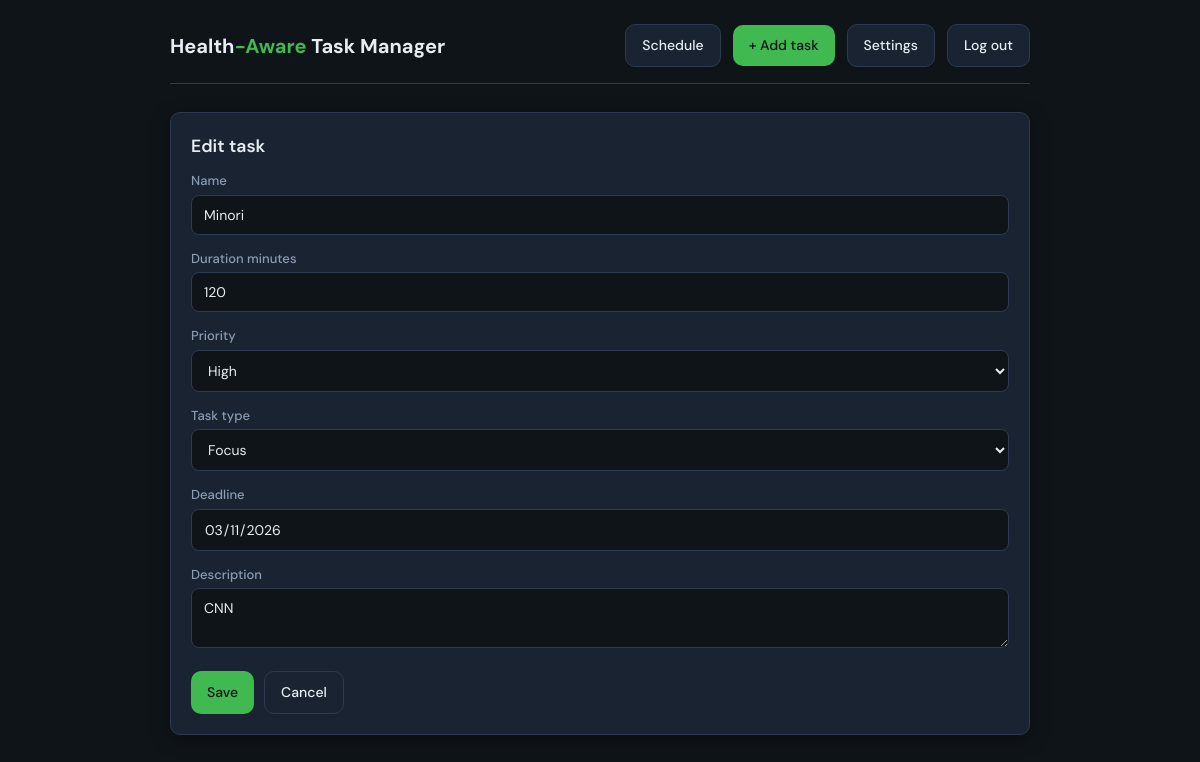
The page /task/4/edit/ (signed in) on the database as committed earlier.
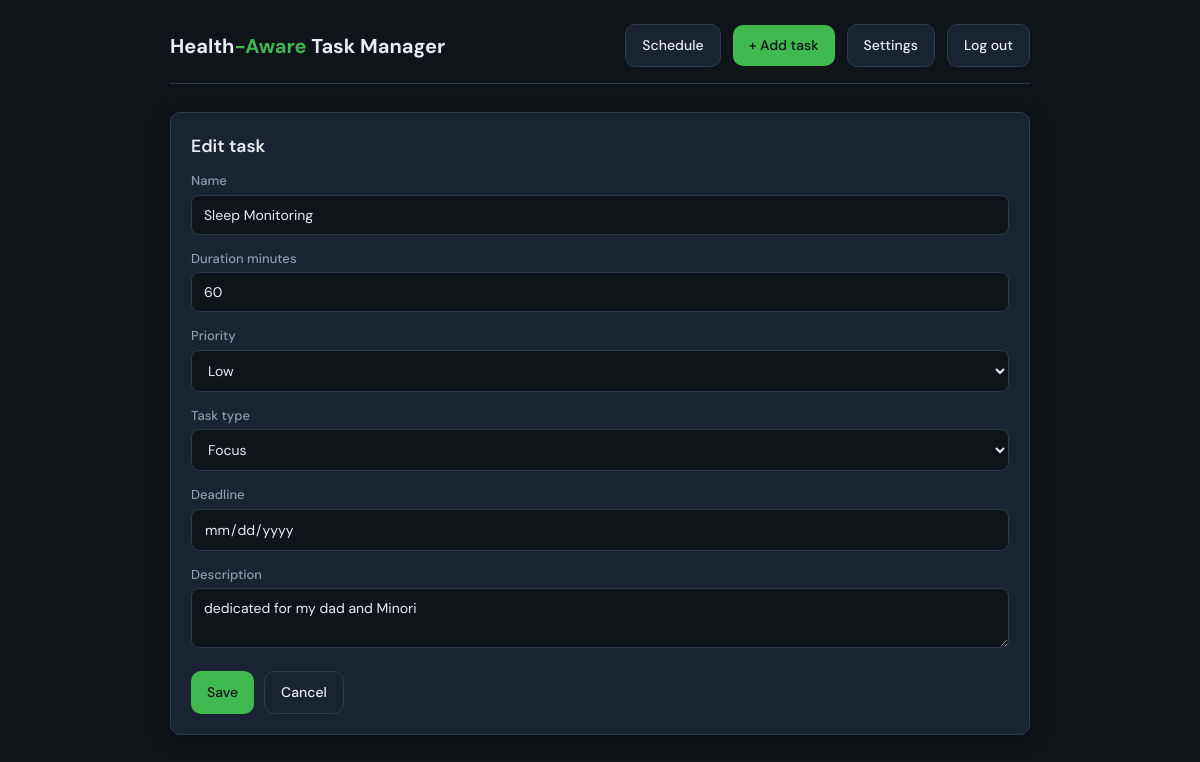
The same page on the database as committed later.
### tasks/models.py (models this page shows, shortened)
class Task(models.Model):
    PRIORITY_CHOICES = [
        ('high', 'High'),
        ('medium', 'Medium'),
        ('low', 'Low'),
    ]
    TASK_TYPE_CHOICES = [
        ('focus', 'Focus'),
        ('meeting', 'Meeting'),
        ('admin', 'Admin'),
        ('creative', 'Creative'),
        ('learning', 'Learning'),
    ]
    name = models.CharField(max_length=200)
    duration_minutes = models.PositiveIntegerField()
    priority = models.CharField(max_length=10, choices=PRIORITY_CHOICES, default='medium')
    task_type = models.CharField(max_length=20, choices=TASK_TYPE_CHOICES, default='focus')
    deadline = models.DateField(null=True, blank=True)
    description = models.TextField(blank=True)
    completed = models.BooleanField(default=False)
    created_at = models.DateTimeField(auto_now_add=True)
    class Meta:
        ordering = ['-created_at']

### tasks/views.py (the view)
# urls.py: path('task/<int:pk>/edit/', views.task_edit, name='task_edit'),
@login_required
def task_edit(request, pk):
    task = get_object_or_404(Task, pk=pk)
    if request.method == 'POST':
        form = TaskForm(request.POST, instance=task)
        if form.is_valid():
            form.save()
            messages.success(request, 'Task updated.')
            return redirect('tasks:home')
    else:
        form = TaskForm(instance=task)
    return render(request, 'tasks/task_form.html', {'form': form, 'title': 'Edit task', 'task': task})

### tasks/forms.py
class TaskForm(forms.ModelForm):
    class Meta:
        model = Task
        fields = ['name', 'duration_minutes', 'priority', 'task_type', 'deadline', 'description']
        widgets = {
            'name': forms.TextInput(attrs={'class': 'form-input', 'placeholder': 'Task name'}),
            'duration_minutes': forms.NumberInput(attrs={'class': 'form-input', 'min': 5, 'step': 5}),
            'priority': forms.Select(attrs={'class': 'form-select'}),
            'task_type': forms.Select(attrs={'class': 'form-select'}),
            'deadline': forms.DateInput(attrs={'class': 'form-input custom-date-picker', 'type': 'date', 'readonly': True}),
            'description': forms.Textarea(attrs={'class': 'form-textarea', 'rows': 2, 'placeholder': 'Optional description'}),
        }

### templates/tasks/task_form.html (shortened to what this page needs)
{% extends 'base.html' %}
{% block content %}
<div class="card">
  <h2>{{ title }}</h2>
  <form method="post" action="">
    {% for field in form %}
    <div class="form-group">
      <label for="{{ field.id_for_label }}">{{ field.label }}</label>
      {{ field }}
    </div>
    {% endfor %}
    <div style="display:flex;gap:10px;margin-top:16px;">
      <button type="submit" class="btn btn-primary">Save</button>
      <a href="{% url 'tasks:home' %}" class="btn btn-secondary">Cancel</a>
    </div>
  </form>
</div>
{% endblock %}

Rows that differ between the two databases and show on the page:
changed Task "Focus": name "Minori" → "Sleep Monitoring"; duration_minutes "120" → "60"; priority "High" → "Low"; deadline "03/11/2026" → (not shown); description "CNN" → "dedicated for my dad and Minori"
